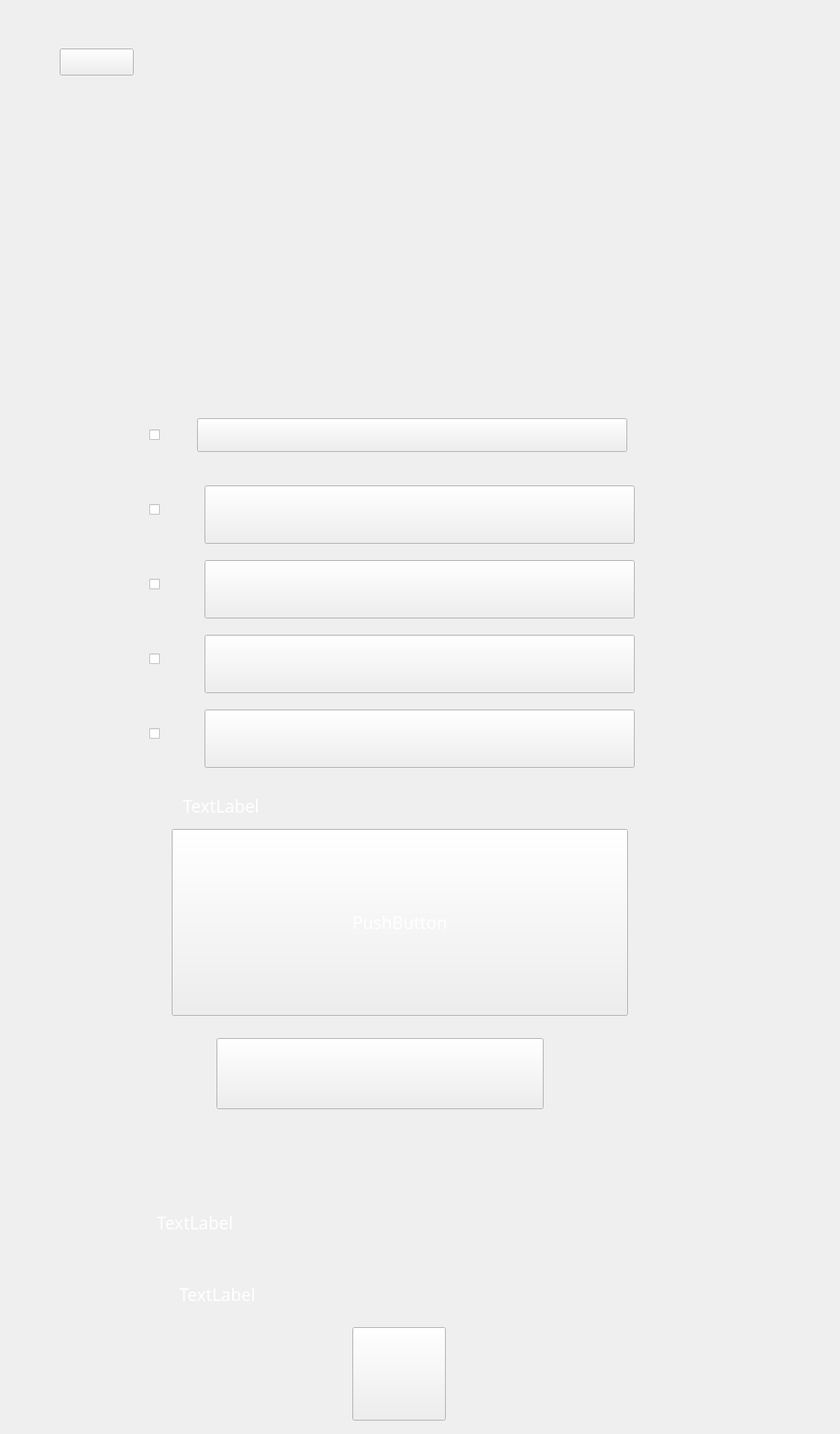
<?xml version="1.0" encoding="UTF-8"?>
<ui version="4.0">
 <class>page_sendFeedback</class>
 <widget class="QWidget" name="page_sendFeedback">
  <property name="geometry">
   <rect>
    <x>0</x>
    <y>0</y>
    <width>1125</width>
    <height>1920</height>
   </rect>
  </property>
  <property name="font">
   <font>
    <family>Montserrat</family>
    <pointsize>-1</pointsize>
    <weight>50</weight>
    <bold>false</bold>
   </font>
  </property>
  <property name="windowTitle">
   <string>Form</string>
  </property>
  <property name="styleSheet">
   <string notr="true">color: #FFFFFF;
font-family: Montserrat;
font-style: light;
font-weight: normal;
font-size: 23px;
line-height: 29px;</string>
  </property>
  <widget class="QPushButton" name="previousPage_Button">
   <property name="geometry">
    <rect>
     <x>80</x>
     <y>65</y>
     <width>99</width>
     <height>36</height>
    </rect>
   </property>
   <property name="text">
    <string/>
   </property>
  </widget>
  <widget class="QPushButton" name="send_Button">
   <property name="geometry">
    <rect>
     <x>290</x>
     <y>1390</y>
     <width>438</width>
     <height>95</height>
    </rect>
   </property>
   <property name="font">
    <font>
     <family>Montserrat</family>
     <pointsize>-1</pointsize>
     <weight>50</weight>
     <bold>false</bold>
    </font>
   </property>
   <property name="autoFillBackground">
    <bool>false</bool>
   </property>
   <property name="styleSheet">
    <string notr="true"/>
   </property>
   <property name="text">
    <string/>
   </property>
  </widget>
  <widget class="QPushButton" name="mainPage_Button">
   <property name="geometry">
    <rect>
     <x>472</x>
     <y>1777</y>
     <width>125</width>
     <height>125</height>
    </rect>
   </property>
   <property name="text">
    <string/>
   </property>
  </widget>
  <widget class="QLabel" name="label_selected_volume">
   <property name="geometry">
    <rect>
     <x>668</x>
     <y>805</y>
     <width>317</width>
     <height>35</height>
    </rect>
   </property>
   <property name="font">
    <font>
     <family>Montserrat</family>
     <pointsize>-1</pointsize>
     <weight>50</weight>
     <italic>false</italic>
     <bold>false</bold>
    </font>
   </property>
   <property name="layoutDirection">
    <enum>Qt::LeftToRight</enum>
   </property>
   <property name="styleSheet">
    <string notr="true">font-family: Montserrat;
font-style: normal;
font-weight: normal;
font-size: 20px;
line-height: 40px;
color: #FFFFFF;
text-align: center;
</string>
   </property>
   <property name="text">
    <string/>
   </property>
   <property name="alignment">
    <set>Qt::AlignCenter</set>
   </property>
  </widget>
  <widget class="QLabel" name="label_select_problem">
   <property name="geometry">
    <rect>
     <x>0</x>
     <y>220</y>
     <width>1075</width>
     <height>242</height>
    </rect>
   </property>
   <property name="text">
    <string/>
   </property>
  </widget>
  <widget class="QLabel" name="label_problem_options">
   <property name="geometry">
    <rect>
     <x>142</x>
     <y>456</y>
     <width>780</width>
     <height>924</height>
    </rect>
   </property>
   <property name="text">
    <string/>
   </property>
  </widget>
  <widget class="QLabel" name="label_still_cant_find_it">
   <property name="geometry">
    <rect>
     <x>290</x>
     <y>1599</y>
     <width>627</width>
     <height>75</height>
    </rect>
   </property>
   <property name="text">
    <string/>
   </property>
  </widget>
  <widget class="QPushButton" name="checkBox_1_Label">
   <property name="geometry">
    <rect>
     <x>264</x>
     <y>560</y>
     <width>576</width>
     <height>45</height>
    </rect>
   </property>
   <property name="text">
    <string/>
   </property>
  </widget>
  <widget class="QPushButton" name="checkBox_2_Label">
   <property name="geometry">
    <rect>
     <x>274</x>
     <y>650</y>
     <width>576</width>
     <height>78</height>
    </rect>
   </property>
   <property name="text">
    <string/>
   </property>
  </widget>
  <widget class="QPushButton" name="checkBox_4_Label">
   <property name="geometry">
    <rect>
     <x>274</x>
     <y>850</y>
     <width>576</width>
     <height>78</height>
    </rect>
   </property>
   <property name="text">
    <string/>
   </property>
  </widget>
  <widget class="QPushButton" name="checkBox_3_Label">
   <property name="geometry">
    <rect>
     <x>274</x>
     <y>750</y>
     <width>576</width>
     <height>78</height>
    </rect>
   </property>
   <property name="text">
    <string/>
   </property>
  </widget>
  <widget class="QCheckBox" name="checkBox_1">
   <property name="geometry">
    <rect>
     <x>200</x>
     <y>550</y>
     <width>64</width>
     <height>64</height>
    </rect>
   </property>
   <property name="styleSheet">
    <string notr="true">QCheckBox::indicator{color: red; width:45px;height:45px;};</string>
   </property>
   <property name="text">
    <string/>
   </property>
   <property name="iconSize">
    <size>
     <width>30</width>
     <height>30</height>
    </size>
   </property>
   <property name="shortcut">
    <string>Backspace</string>
   </property>
   <property name="tristate">
    <bool>false</bool>
   </property>
  </widget>
  <widget class="QCheckBox" name="checkBox_2">
   <property name="geometry">
    <rect>
     <x>200</x>
     <y>650</y>
     <width>64</width>
     <height>64</height>
    </rect>
   </property>
   <property name="styleSheet">
    <string notr="true">QCheckBox::indicator{width:45px;height:45px;};</string>
   </property>
   <property name="text">
    <string/>
   </property>
  </widget>
  <widget class="QCheckBox" name="checkBox_3">
   <property name="geometry">
    <rect>
     <x>200</x>
     <y>750</y>
     <width>64</width>
     <height>64</height>
    </rect>
   </property>
   <property name="styleSheet">
    <string notr="true">QCheckBox::indicator{width:45px;height:45px;};</string>
   </property>
   <property name="text">
    <string/>
   </property>
  </widget>
  <widget class="QCheckBox" name="checkBox_4">
   <property name="geometry">
    <rect>
     <x>200</x>
     <y>850</y>
     <width>64</width>
     <height>64</height>
    </rect>
   </property>
   <property name="styleSheet">
    <string notr="true">QCheckBox::indicator{width:45px;height:45px;};</string>
   </property>
   <property name="text">
    <string/>
   </property>
  </widget>
  <widget class="QPushButton" name="checkBox_5_Label">
   <property name="geometry">
    <rect>
     <x>274</x>
     <y>950</y>
     <width>576</width>
     <height>78</height>
    </rect>
   </property>
   <property name="text">
    <string/>
   </property>
  </widget>
  <widget class="QCheckBox" name="checkBox_5">
   <property name="geometry">
    <rect>
     <x>200</x>
     <y>950</y>
     <width>64</width>
     <height>64</height>
    </rect>
   </property>
   <property name="styleSheet">
    <string notr="true">QCheckBox::indicator{width:45px;height:45px;};</string>
   </property>
   <property name="text">
    <string/>
   </property>
   <property name="iconSize">
    <size>
     <width>16</width>
     <height>16</height>
    </size>
   </property>
  </widget>
  <widget class="QLabel" name="label_send">
   <property name="enabled">
    <bool>true</bool>
   </property>
   <property name="geometry">
    <rect>
     <x>290</x>
     <y>1424</y>
     <width>438</width>
     <height>95</height>
    </rect>
   </property>
   <property name="font">
    <font>
     <family>Montserrat</family>
     <pointsize>-1</pointsize>
     <weight>50</weight>
     <bold>false</bold>
    </font>
   </property>
   <property name="autoFillBackground">
    <bool>true</bool>
   </property>
   <property name="styleSheet">
    <string notr="true"/>
   </property>
   <property name="text">
    <string/>
   </property>
   <property name="alignment">
    <set>Qt::AlignCenter</set>
   </property>
  </widget>
  <widget class="QLabel" name="label_still_cant_find">
   <property name="geometry">
    <rect>
     <x>210</x>
     <y>1599</y>
     <width>627</width>
     <height>75</height>
    </rect>
   </property>
   <property name="text">
    <string>TextLabel</string>
   </property>
  </widget>
  <widget class="QLabel" name="label_email">
   <property name="geometry">
    <rect>
     <x>240</x>
     <y>1676</y>
     <width>600</width>
     <height>114</height>
    </rect>
   </property>
   <property name="text">
    <string>TextLabel</string>
   </property>
  </widget>
  <widget class="QLabel" name="label_enter_feedback">
   <property name="geometry">
    <rect>
     <x>245</x>
     <y>1060</y>
     <width>640</width>
     <height>37</height>
    </rect>
   </property>
   <property name="text">
    <string>TextLabel</string>
   </property>
  </widget>
  <widget class="QPushButton" name="feedback_Input_Button">
   <property name="geometry">
    <rect>
     <x>230</x>
     <y>1110</y>
     <width>611</width>
     <height>250</height>
    </rect>
   </property>
   <property name="text">
    <string>PushButton</string>
   </property>
  </widget>
  <zorder>label_send</zorder>
  <zorder>send_Button</zorder>
  <zorder>label_problem_options</zorder>
  <zorder>mainPage_Button</zorder>
  <zorder>label_selected_volume</zorder>
  <zorder>label_select_problem</zorder>
  <zorder>label_still_cant_find_it</zorder>
  <zorder>checkBox_4_Label</zorder>
  <zorder>checkBox_1_Label</zorder>
  <zorder>checkBox_3_Label</zorder>
  <zorder>checkBox_2_Label</zorder>
  <zorder>checkBox_2</zorder>
  <zorder>checkBox_3</zorder>
  <zorder>checkBox_4</zorder>
  <zorder>checkBox_5_Label</zorder>
  <zorder>checkBox_5</zorder>
  <zorder>checkBox_1</zorder>
  <zorder>label_still_cant_find</zorder>
  <zorder>label_email</zorder>
  <zorder>previousPage_Button</zorder>
  <zorder>label_enter_feedback</zorder>
  <zorder>feedback_Input_Button</zorder>
 </widget>
 <resources/>
 <connections/>
</ui>
